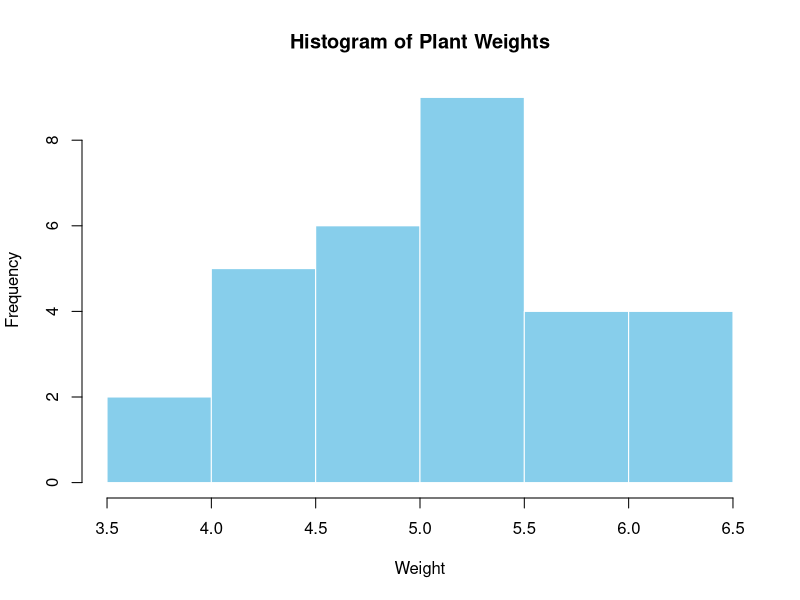
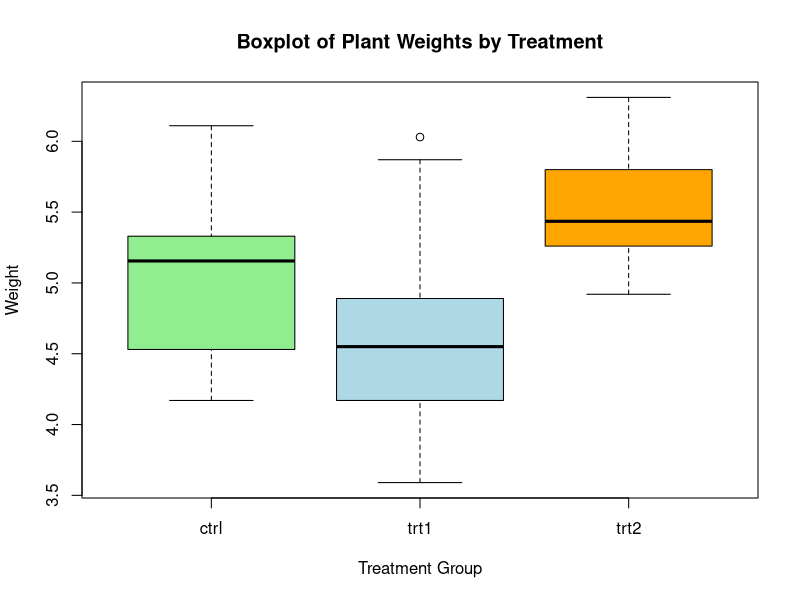

Recreate these plots in R, in order.
## ---- chunk 1
knitr::opts_chunk$set(echo = TRUE)
## ---- chunk 2

# Create a vector containing a series of numbers
x <- c(5, 8, 10, 7, 5, 10)

## ---- chunk 3

# Get the mean and median of x using mean() and median()

## ---- chunk 4

# Get the range of x which is the difference between the max() and min()

## ---- chunk 5

# Get the standard deviation, which is the spread of values around the mean,
# using sd()

## ---- chunk 6

# Get the variance, which is the average squared deviation,
# using var()

## ---- chunk 7

# Get the Interquartile Range (IQR), which indicates the spread of the middle 50% of the data, 
# using IQR()

## ---- chunk 8

# Install and load the package
install.packages("e1071", repos = "https://cloud.r-project.org")
library(e1071)

## ---- chunk 9

# Check skewness
skewness(x)

# Skewness measures the asymmetry of the distribution, indicating whether the data 
# is leaning to the left (negative skew) or right (positive skew)

## ---- chunk 10

# Check kurtosis
kurtosis(x)

# Kurtosis measures the "tailedness" or the peakedness of the distribution, 
# showing the degree to which the data is concentrated in the tails compared 
# to a normal distribution

## ---- chunk 11

data("PlantGrowth")

# Get the summary
summary(PlantGrowth)

## ---- chunk 12

# Histogram

hist(PlantGrowth$weight,           # column of plant growth to plot; choose weight
     main = "Histogram of Plant Weights",
     xlab = "Weight",
     col = "skyblue", border = "white")

## ---- chunk 13

# Boxplot

boxplot(weight ~ group,         # make a boxplot of weight values for each group
        data = PlantGrowth,     # indicate the dataset
        main = "Boxplot of Plant Weights by Treatment",
        xlab = "Treatment Group", ylab = "Weight",
        col = c("lightgreen", "lightblue", "orange"))

## ---- chunk 14

# Simple Random Sampling

set.seed(123)       # tells R to start the random number generator at a specific point
                    # the same random numbers will be generated every time the code is run

population <- 1:100
sample(population, size = 10)  # takes a sample of the specified size

## ---- chunk 15

# Set the sampling interval
k <- 5

# Randomly choose the starting point between 1 and k
start <- sample(1:k, 1)

# Generate a sequence starting at the chosen random start point and increase by k
# until reaching 100
sys_sample <- seq(start, 100, by = k)

# Output
sys_sample

## ---- chunk 16

# Create a data frame
population <- data.frame(ID = 1:100,  # Create a column named ID with numbers 1-100
                         Group = rep(c("A", "B"), each = 50)) # rep() = repeat, each 50 times

# Divide the population into subsets based on Group
# For each group, take 5 random rows then bind them in a single data frame
sample_strat <- do.call(rbind, lapply(split(population, population$Group),
                                      function(x) x[sample(1:nrow(x), 5), ]))
sample_strat

## ---- chunk 17

# Create the population data set
population <- data.frame(ID = 1:100, # Assigns IDs from 1 to 1000
                         Cluster = rep(1:10, each = 10))  # repeats each cluster number 10 times

# Randomly select clusters
selected_clusters <- sample(1:10, # All possible cluster numbers
                            2)    # randomly select 2 clusters from 10

# Extract individuals belonging to those clusters
sample_cluster <- subset(population, 
                         Cluster %in% selected_clusters) # Keep only rows whose 
                                                        # Cluster value is in the selected list
# Output
sample_cluster


